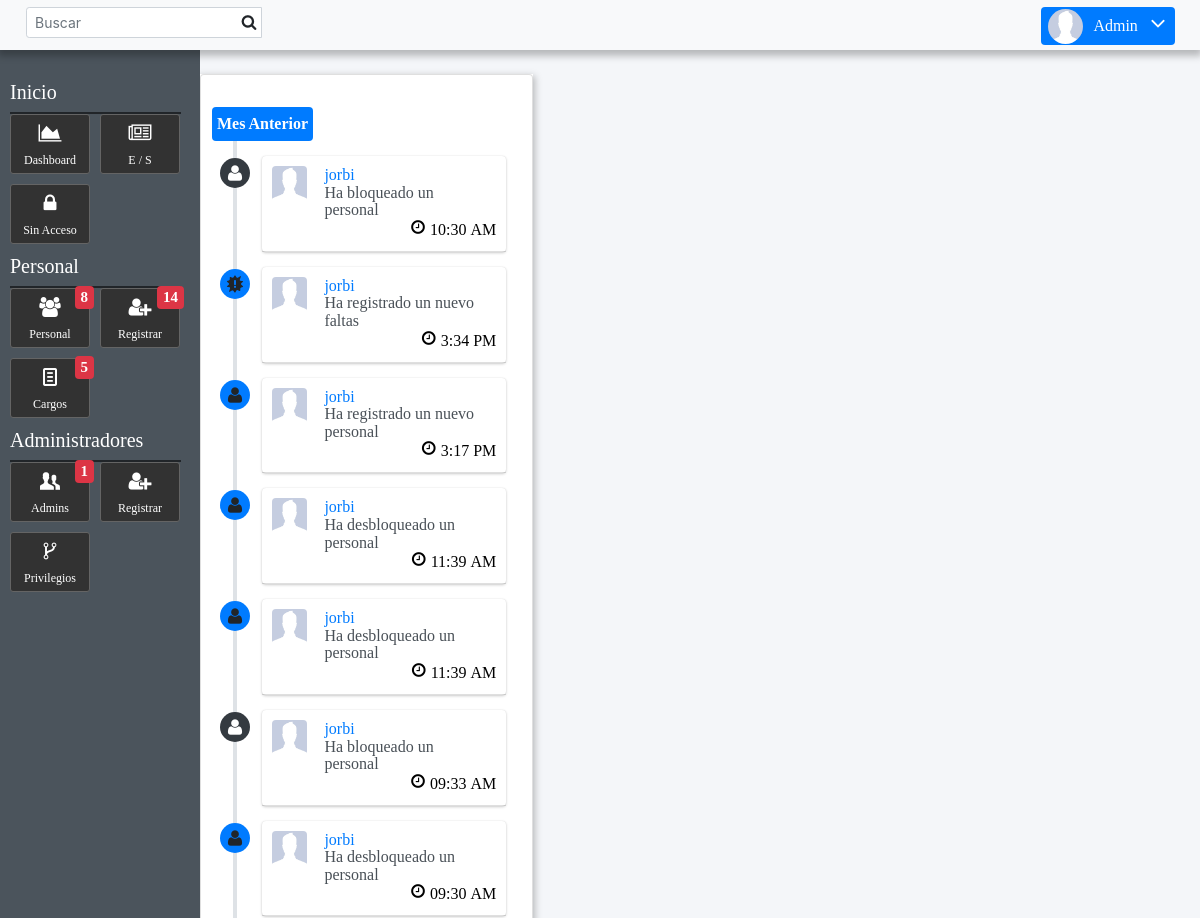
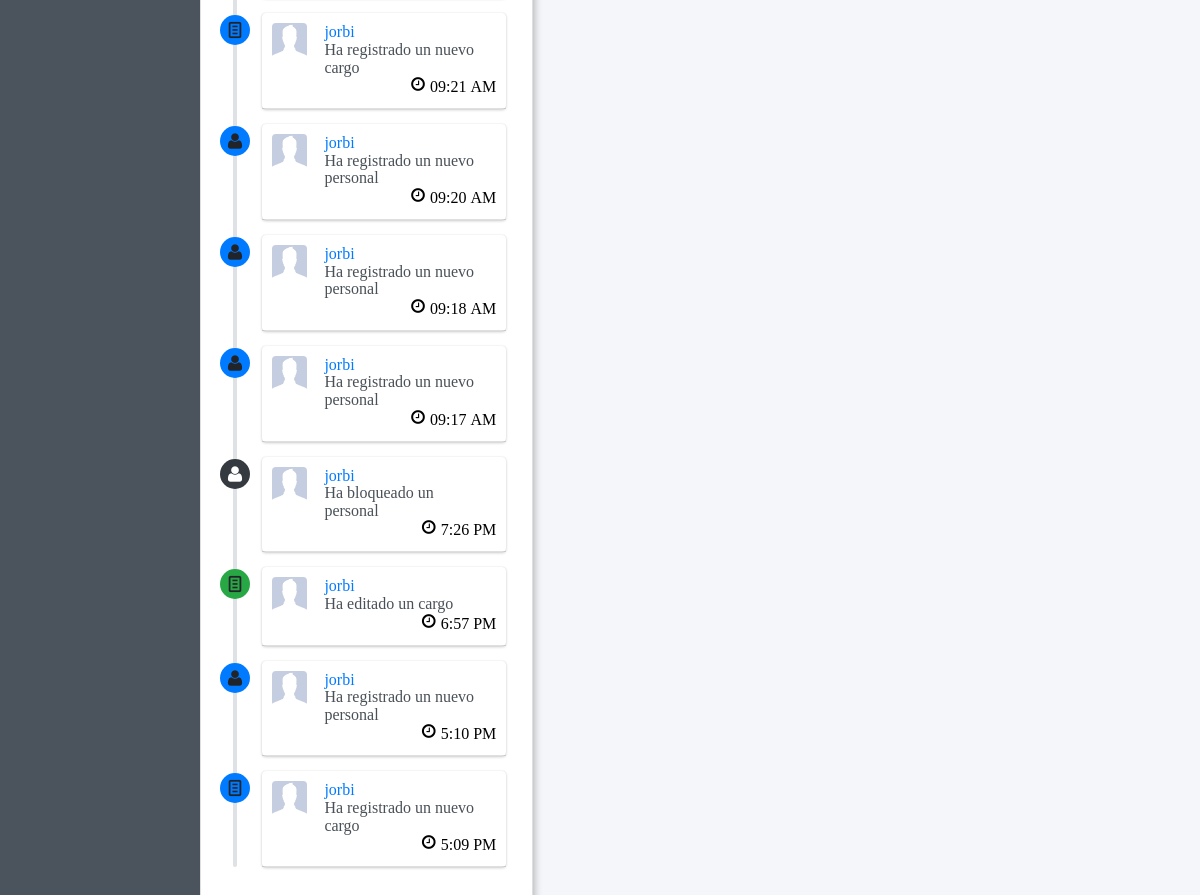
The page /Captahuellas/index.php (signed in) on the database its author committed (2 pictures, top to bottom).
### tables this page shows
CREATE TABLE `vitacora` (
  `id` int(255) NOT NULL,
  `admin` varchar(55) NOT NULL,
  `movimiento` enum('registro_personal','registro_admins','eliminar_personal','eliminar_admin','editar_personal','editar_admin','registro_cargo','editar_cargo','eliminar_cargo','registro_faltas','eliminar_faltas','eliminar_entrada','bloquear_personal','desbloquear_personal','descartar_personal','editar_faltas') NOT NULL,
  `testigo` int(55) NOT NULL,
  `fecha` datetime NOT NULL DEFAULT CURRENT_TIMESTAMP
);

### Captahuellas/index.php (called while the page is built)
<?php include 'components/header.php'; ?>
<?php include 'components/footer.php'; ?>

### Captahuellas/components/timeline.php (the view, shortened to what this page needs)
<div class="col-12 col-md-4 p-md-0 vn-320 vn-576 vn-768 vb-1024">
	<div class="box box-white boxshadow_strong">
		<div class="contenido boxpadding card">
			<div class="container-fluid p-0">
				<br>
				<div class="row">
					<div class="col-md-12 p-0">
						<div class="timeline">
							<?php
							require 'conexion.php';
							$consultar_vitacora = $conexion->prepare("SELECT * FROM vitacora ORDER BY id DESC LIMIT 15");
							$consultar_vitacora->execute();
							$resultado = $consultar_vitacora->get_result();
							$number_vitacora = $resultado->num_rows;
							$fecha_actual =  date("yy-m-d");
							if($number_vitacora > 0){
								$texto = "";
								while($vitacora = $resultado->fetch_assoc()){
									$fecha_vitacora = $vitacora['fecha'];
									$fecha = explode(" ", $fecha_vitacora);
									$fecha_separada = explode("-", $fecha[0]);
									$AnoVitacora = $fecha_separada[0];
									$mesVitacora = $fecha_separada[1];
									$diaVitacora = $fecha_separada[2];
									$hora_separada = explode(":",$fecha[1]);
									$hora = $hora_separada[0];
									$minutos = $hora_separada[1];
									$fechaServer = explode("-", $fecha_actual);
									$AnoActual = $fechaServer[0];
									$MesActual = $fechaServer[1];
									$DiaActual = $fechaServer[2];
									if($hora > 12){
										$hora = $hora-12;
										$indicador = "PM";
									} else {
										$indicador = "AM";
									}
									$hora_texto = $hora.':'.$minutos.' '.$indicador;
									if($AnoActual == $AnoVitacora){
											if($MesActual == $mesVitacora){
													if($diaVitacora == $DiaActual){
														if($texto != "Hoy"){
															$texto = "Hoy";
															?>
															<div class="time-label" style="margin-left:10px">
																<span class="bg-danger text-white"><?php echo $texto ?></span>
															</div>
															<?php
														}
													 } else {
													 	$calcularDia = $DiaActual-$diaVitacora;
															if($calcularDia == 1){
																if($texto != "Ayer"){
																$texto = "Ayer";
																?>
																<div class="time-label" style="margin-left:10px">
																	<span class="bg-success text-white"><?php echo $texto ?></span>
																</div>
																<?php
																}
															 } else {
															 	if($texto != $calcularDia." dias"){
																	$texto = $calcularDia." dias";
																	?>
																	<div class="time-label" style="margin-left:10px">
																		<span class="bg-warning text-white"><?php echo $texto ?></span>
																	</div>
																	<?php
																}
													 		}
													 }
											} else {
												if($texto != "Mes Anterior"){
												$texto = "Mes Anterior";
												?>
												<div class="time-label" style="margin-left:10px">
													<span class="bg-primary text-white"><?php echo $texto ?></span>
												</div>
												<?php
												}
											}
									}
										$movimiento = $vitacora['movimiento'];
										$tipo_movimiento = explode("_", $movimiento);
										$accion = $tipo_movimiento[0];
										$tipo = $tipo_movimiento[1];
										if($accion == "registro"){
											$colorIcono = "bg-primary";
										} else if($accion == "eliminar"){
											$colorIcono = "bg-danger";
										} else if($accion == "editar"){
											$colorIcono = "bg-success";
										} else if($accion == "agregar"){
											$colorIcono = "bg-warning";
										} else if($accion == "desbloquear"){
											$colorIcono = "bg-primary";
										} else if($accion == "bloquear"){
											$colorIcono = "bg-dark text-white";
										}
										if($tipo == "cargo"){
											$icono = "icon-doc-text";
										}
										if ($tipo == "personal" && $accion == "desbloquear"){
											$icono = 'icon-unlock-alt';
										}
										if ($tipo == "personal" && $accion == "bloquear"){
											$icono = 'icon-lock';
										}
										if($tipo == "personal"){
											$icono = "icon-user";
										}
										if($tipo == "faltas"){
											$icono = "icon-alert";
										}
									 ?>
									<?php
									$movimiento = explode("_", $vitacora['movimiento']);
									$tipo_movimiento = $movimiento[0];
									$razon_movimeiento = $movimiento[1];
									if($tipo_movimiento == "registro"){
										$texto_movimiento = "Ha registrado un nuevo ".$razon_movimeiento;
									} else if($tipo_movimiento == "editar"){
										$texto_movimiento = "Ha editado un ".$razon_movimeiento;
									} else if($tipo_movimiento == "eliminar"){
										$texto_movimiento = "Ha eliminado un ".$razon_movimeiento;
									} else if($tipo_movimiento == "descartar"){
										$texto_movimiento = "Ha descartado un ".$razon_movimeiento;
									} else if($tipo_movimiento == "bloquear"){
										$texto_movimiento = "Ha bloqueado un ".$razon_movimeiento;
									} else if($tipo_movimiento == "desbloquear"){
										$texto_movimiento = "Ha desbloqueado un ".$razon_movimeiento;
									}
									 ?>
										<div>
											<i class="icon <?php echo $icono ?> <?php echo $colorIcono ?>"></i>
											<div class="timeline-item relative">
												<span class="time" style="position: absolute;bottom:0;right:0; color:black; font-size:16px;">
													<i class="icon-clock-o"></i>
													<?php echo $hora_texto ?>
												</span>
												<?php
													$consultar_admin= $conexion->prepare("SELECT * FROM admins WHERE correo = '".$vitacora['admin']."' ");
													$consultar_admin->execute();
													$resultado_admin = $consultar_admin->get_result();
													$admin = $resultado_admin->fetch_assoc();
												 ?>
												<h3 class="timeline-header pb-3">
													<div class="container-fluid p-0">
														<div class="row p-0">
															<div class="col-2">
																<img src="fotos/<?php echo $admin['foto']?>" class="avatar-small avatar-radius">
															</div>
															<div class="col-10" style="padding-right: 25px; padding-left: 25px;">
																<a href="#" title=""><?php echo $admin['nombre'] ?></a>
																<p><?php echo $texto_movimiento ?></p>
															</div>
														</div>
													</div>
												</h3>
											</div>
										</div>
								<?php } ?>
							<?php } else { ?>
							<?php } ?>
						</div>
					</div>
				</div>
			</div>
		</div>
	</div>
</div>

### Captahuellas/components/header.php (shortened to what this page needs)
<?php include 'components/optim.php'; ?>
<?php include 'components/aside.php'; ?>
<?php
require 'conexion.php';
$consultardatos = $conexion->prepare("SELECT * FROM admins WHERE correo = '".$_SESSION['correo']."' ");
$consultardatos->execute();
$resultado = $consultardatos->get_result();
if($resultado->num_rows == 1) {
	$admin = $resultado->fetch_assoc();
}
?>
<!DOCTYPE html>
<html>
<head>
	<link rel="stylesheet" type="text/css" href="bootstrap/bootstrap.min.css">
	<link rel="stylesheet" type="text/css" href="css/header.css">
	<link rel="stylesheet" type="text/css" href="css/default.css">
	<link rel="stylesheet" type="text/css" href="css/responsive.css">
	<link rel="stylesheet" type="text/css" href="iconos/styles.css">
	<link rel="stylesheet" type="text/css" href="css/botones.css">
	<link rel="stylesheet" type="text/css" href="css/aside.css">
	<link rel="stylesheet" type="text/css" href="css/timeline.css">
	<link rel="stylesheet" type="text/css" href="css/loading.css">
	<link rel="stylesheet" type="text/css" href="css/animaciones.css">
</head>
<body>
<div class="fixed-header boxshadow_strong bg-light">
</div>
<header>
	<div class="container-fluid padding-0" style="margin-top:7px">
		<div class="row">
			<div class="col-6 col-md-4 padding-0">
				<form class="form-inline ml-3" id="formsearch">
					<div class="input-group input-group-sm">
						<input type="search" id="headersearch" name="" placeholder="Buscar" class="form-control form-control-navbar" style="width: 70%;">
						<div class="input-group-append" style="right:5px; top:7px;position: absolute;">
							<label class="icon-search"></label>
						</div>
					</div>
				</form>
			</div>
			<ul class="navbar-nav col-6 col-md-8 ml-auto">
				<li class="nav-item dropdown">
					<div class="col-8 col-md-12">
						<label for="btn-menuadmin" class="btn-primary btn-radius pointer" id="btn-account">
							<ul class="flex flex-wrap flex-margin">
								<li>
									<img src="fotos/<?php echo $admin['foto']?>" class="avatar-small avatar-circle" alt="">
								</li>
								<li>
									<stnrog>Admin</strong>
									<label class="icon-angle-down"></label>
								</li>
							</ul>
						</label>
					</div>
				</li>
			</ul>
		</div>
	</div>
</header>
<?php aside(); ?>
<div class="content-all">
	<div class="content-wrapper">
	<br>
	<div class="content">
		<div class="container-fluid">
			<div class="row">

### Captahuellas/components/aside.php (shortened to what this page needs)
<?php function aside(){
	?>
<aside>
	<ul class="flex flex-wrap">
		<li style="display: block; width: 90%; margin:auto">
			<h5 class="text-white">Inicio</h5>
			<span class="linea"></span>
		</li>
		<li>
			<?php itemapp('icon-area-chart', 'Dashboard', 'index.php', '0', '') ?>
		</li>
		<li>
		</li>
		<li>
		</li>
		<li style="display: block; width: 90%; margin:auto">
			<h5 class="text-white">Personal</h5>
			<span class="linea"></span>
		</li>
		<li>
		</li>
		<li>
		</li>
		<li>
		</li>
		<li style="display: block; width: 90%; margin:auto">
			<h5 class="text-white">Administradores</h5>
			<span class="linea"></span>
		</li>
		<li>
		</li>
		<li>
		</li>
		<li>
		</li>
	</ul>
</aside>
<?php
}
?>

### Captahuellas/components/optim.php (shortened to what this page needs)
<?php
function itemapp($icon, $texto, $ruta, $number, $id_badge){?>
	<a class="btnapp btn-app" href="<?php echo $ruta ?>">
		<span class="badge bg-danger" <?php if($number == 0){ ?> style=" display:none" <?php } ?> id="<?php echo $id_badge ?>"><?php echo $number ?></span>
		<i class="<?php echo $icon ?>"></i>
		<?php echo $texto; ?>
	</a>
<?php } ?>

### Captahuellas/components/footer.php (shortened to what this page needs)
					<?php include 'components/timeline.php'; ?>
				</div> <?php  ?>
			</div> <?php  ?>
		</div> <?php   ?>
	</div> <?php  ?>
</body>
</html>

### Captahuellas/css/header.css (style rules this page uses)
header { position: fixed; top:0; left:0; display: block; width: 100%; height: 50px; z-index: 1500; }
.fixed-header { position: fixed; top:0; left:0; display: block; width: 100%; height: 50px; background: white; z-index: 1000; }
#btn-account { position: absolute; width: auto; height: auto; right:0; top:0; border:none; outline: none; padding: .10rem 2rem .10rem .15rem; }
#btn-account ul { margin:0; width: 100px; margin:auto; }
#btn-account label { position: absolute; right:5px; top:2px; font-size:1.50rem; }
@media only screen and (min-width: 768px) { #btn-account { position: absolute; right:25px; margin:0; } }
@media only screen and (min-width: 768px) { #headersearch { position: relative; margin-left:25px; } }

### Captahuellas/css/default.css (style rules this page uses)
* { padding:0; margin:0; box-sizing: border-box; }
body { width: 100%; height: 100%; position: relative; background: #f4f6f9; }
ul { list-style: none; }
a { text-decoration: none; }
p,h1,h2,h3,h4,h5,a,b,span,label,i,strong { font-family: Candara; }
.content-all { position: relative; margin-top:50px; height: auto; }
.flex { display: flex; }
.flex-wrap { flex-wrap: wrap; }
.flex-margin li { margin: auto; }
.box { display: block; width: 100%; height: auto; min-height: 25px; margin:auto; overflow: hidden; }
.boxpadding { padding: .5rem 1rem; }
.boxshadow_strong { box-shadow: 0px 4px 7px 2px rgba(0,0,0,0.25); }
.linea { display: block; width: 95%; height: .5px; border:.5px solid; }
.box-white { background: white; }
.padding-0 { padding:0; }
.avatar-radius { border-radius: .25rem; }
.avatar-circle { border-radius: 50%; }
.avatar-small { width: 35px; height: 35px; }
.relative { position: relative; }

### Captahuellas/css/responsive.css (style rules this page uses)
@media only screen and (min-width: 992px) and (max-width: 1365px) { .vb-1024 { display: block; } }
@media only screen and (min-width: 768px) { body:not(.sidebar-mini-md) .content-wrapper, body:not(.sidebar-mini-md) .main-footer, body:not(.sidebar-mini-md) .main-header { transition: margin-left .3s ease-in-out; margin-left: 180px; } }

### Captahuellas/css/botones.css (style rules this page uses)
.btn-radius { border-radius: .25rem; }
.btn-primary { background: #007bff; }

### Captahuellas/css/aside.css (style rules this page uses)
.btnapp { display: inline-block; font-weight: 400; color: white; text-align: center; vertical-align: middle; -webkit-user-select: none; -moz-user-select: none; -ms-user-select: none; user-select: none; background-color: transparent; border: 1px solid transparent; padding: .375rem .75rem; font-size: 1rem; line-height: 1.5; border-radius: .25rem; transition: color .15s ease-in-out,background-color .15s ease-in-out,border-color .15s ease-in-out,box-shadow .15s ease-in-out; }
.btn-app { border-radius: 3px; background-color: rgba(50,50,50,1); border: 1px solid rgba(100,100,100,1); color: white; font-size: 12px; height: 60px; margin: 0 0 10px 10px; min-width: 80px; position: relative; text-align: center; }
.btn-app .badge { font-size: 15px; position: absolute; right: -5px; top: -3px; font-family: Candara; }
.btn-app > i { display: block; font-size: 20px; }
aside { position: fixed; top:0; left:0; z-index: 100; background-color: #4b545c; height: 100%; width: 100%; transform: translateX(-100%); }
aside ul { position: relative; display: block; width: 100%; max-height: 85vh; margin-top:80px; overflow-y: scroll; }
@media only screen and (min-width: 768px) { aside { width:180px; transform: translateX(0%); } }

### Captahuellas/css/timeline.css (style rules this page uses)
.timeline { margin: 0 0 45px; padding: 0; position: relative; }
.timeline::before { border-radius: .25rem; background: #dee2e6; bottom: 0; content: ''; left: 31px; margin: 0; position: absolute; top: 0; width: 4px; }
.timeline>div { margin-bottom: 15px; margin-right: 10px; position: relative; }
.timeline>div::after, .timeline>div::before { content: ""; display: table; }
.timeline>div>.timeline-item { box-shadow: 0 0 1px rgba(0,0,0,.125), 0 1px 3px rgba(0,0,0,.2); border-radius: .25rem; background: #fff; color: #495057; margin-left: 60px; margin-right: 15px; margin-top: 0; padding: 0; position: relative; }
.timeline>.time-label>span { border-radius: 4px; background-color: #fff; display: inline-block; font-weight: 600; padding: 5px; }
.timeline>div>.timeline-item>.time { color: #999; float: right; font-size: 12px; padding: 10px; }
.timeline>div>.timeline-item>.timeline-header { border-bottom: 1px solid rgba(0,0,0,.125); color: #495057; font-size: 16px; line-height: 1.1; margin: 0; padding: 10px; }
.timeline>div>.icon { background: #adb5bd; border-radius: 50%; font-size: 18px; height: 30px; left: 18px; position: absolute; text-align: center; top: 2px; width: 30px; padding-top:5px; }

### rows shown on the page
vitacora: texto "Mes Anterior", fecha "10:30 AM", admins.foto (placeholder picture), admins.nombre "jorbi", movimiento "Ha bloqueado un personal"
vitacora: fecha "3:34 PM", admins.foto (placeholder picture), admins.nombre "jorbi", movimiento "Ha registrado un nuevo faltas"
vitacora: fecha "3:17 PM", admins.foto (placeholder picture), admins.nombre "jorbi", movimiento "Ha registrado un nuevo personal"
vitacora: fecha "11:39 AM", admins.foto (placeholder picture), admins.nombre "jorbi", movimiento "Ha desbloqueado un personal"
vitacora: fecha "11:39 AM", admins.foto (placeholder picture), admins.nombre "jorbi", movimiento "Ha desbloqueado un personal"
vitacora: fecha "09:33 AM", admins.foto (placeholder picture), admins.nombre "jorbi", movimiento "Ha bloqueado un personal"
vitacora: fecha "09:30 AM", admins.foto (placeholder picture), admins.nombre "jorbi", movimiento "Ha desbloqueado un personal"
vitacora: fecha "09:21 AM", admins.foto (placeholder picture), admins.nombre "jorbi", movimiento "Ha registrado un nuevo cargo"
vitacora: fecha "09:20 AM", admins.foto (placeholder picture), admins.nombre "jorbi", movimiento "Ha registrado un nuevo personal"
vitacora: fecha "09:18 AM", admins.foto (placeholder picture), admins.nombre "jorbi", movimiento "Ha registrado un nuevo personal"
vitacora: fecha "09:17 AM", admins.foto (placeholder picture), admins.nombre "jorbi", movimiento "Ha registrado un nuevo personal"
vitacora: fecha "7:26 PM", admins.foto (placeholder picture), admins.nombre "jorbi", movimiento "Ha bloqueado un personal"
vitacora: fecha "6:57 PM", admins.foto (placeholder picture), admins.nombre "jorbi", movimiento "Ha editado un cargo"
vitacora: fecha "5:10 PM", admins.foto (placeholder picture), admins.nombre "jorbi", movimiento "Ha registrado un nuevo personal"
vitacora: fecha "5:09 PM", admins.foto (placeholder picture), admins.nombre "jorbi", movimiento "Ha registrado un nuevo cargo"

### other values the page prints
$texto "Dashboard E / S Sin Acceso Personal Registrar Cargos Admins Registrar Privilegios"
$number "8 14 5 1"
